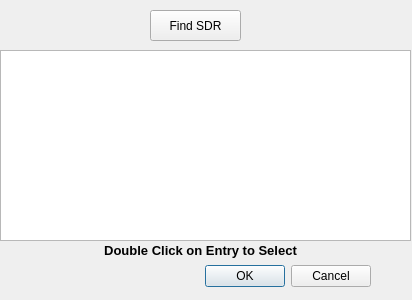
<?xml version="1.0" encoding="UTF-8"?>
<ui version="4.0">
 <class>CSdrDiscoverDlg</class>
 <widget class="QDialog" name="CSdrDiscoverDlg">
  <property name="geometry">
   <rect>
    <x>0</x>
    <y>0</y>
    <width>412</width>
    <height>300</height>
   </rect>
  </property>
  <property name="windowTitle">
   <string>SDR Discover</string>
  </property>
  <widget class="QDialogButtonBox" name="buttonBox">
   <property name="geometry">
    <rect>
     <x>30</x>
     <y>260</y>
     <width>341</width>
     <height>32</height>
    </rect>
   </property>
   <property name="orientation">
    <enum>Qt::Horizontal</enum>
   </property>
   <property name="standardButtons">
    <set>QDialogButtonBox::Cancel|QDialogButtonBox::Ok</set>
   </property>
  </widget>
  <widget class="QListWidget" name="listWidget">
   <property name="geometry">
    <rect>
     <x>0</x>
     <y>50</y>
     <width>411</width>
     <height>191</height>
    </rect>
   </property>
   <property name="font">
    <font>
     <family>Sans Serif</family>
     <pointsize>9</pointsize>
     <weight>75</weight>
     <bold>true</bold>
    </font>
   </property>
   <property name="toolTip">
    <string>Double Click on Entry to Select</string>
   </property>
  </widget>
  <widget class="QPushButton" name="pushButtonFind">
   <property name="geometry">
    <rect>
     <x>150</x>
     <y>10</y>
     <width>91</width>
     <height>31</height>
    </rect>
   </property>
   <property name="toolTip">
    <string>Press to Find all SDR's on Network</string>
   </property>
   <property name="text">
    <string>Find SDR</string>
   </property>
  </widget>
  <widget class="QLabel" name="label">
   <property name="geometry">
    <rect>
     <x>20</x>
     <y>240</y>
     <width>361</width>
     <height>20</height>
    </rect>
   </property>
   <property name="font">
    <font>
     <pointsize>10</pointsize>
     <weight>75</weight>
     <bold>true</bold>
     <underline>false</underline>
    </font>
   </property>
   <property name="text">
    <string>Double Click on Entry to Select</string>
   </property>
   <property name="alignment">
    <set>Qt::AlignCenter</set>
   </property>
  </widget>
 </widget>
 <resources/>
 <connections>
  <connection>
   <sender>buttonBox</sender>
   <signal>accepted()</signal>
   <receiver>CSdrDiscoverDlg</receiver>
   <slot>accept()</slot>
   <hints>
    <hint type="sourcelabel">
     <x>248</x>
     <y>254</y>
    </hint>
    <hint type="destinationlabel">
     <x>157</x>
     <y>274</y>
    </hint>
   </hints>
  </connection>
  <connection>
   <sender>buttonBox</sender>
   <signal>rejected()</signal>
   <receiver>CSdrDiscoverDlg</receiver>
   <slot>reject()</slot>
   <hints>
    <hint type="sourcelabel">
     <x>316</x>
     <y>260</y>
    </hint>
    <hint type="destinationlabel">
     <x>286</x>
     <y>274</y>
    </hint>
   </hints>
  </connection>
  <connection>
   <sender>pushButtonFind</sender>
   <signal>clicked()</signal>
   <receiver>CSdrDiscoverDlg</receiver>
   <slot>OnFind()</slot>
   <hints>
    <hint type="sourcelabel">
     <x>171</x>
     <y>21</y>
    </hint>
    <hint type="destinationlabel">
     <x>137</x>
     <y>22</y>
    </hint>
   </hints>
  </connection>
  <connection>
   <sender>listWidget</sender>
   <signal>itemDoubleClicked(QListWidgetItem*)</signal>
   <receiver>CSdrDiscoverDlg</receiver>
   <slot>OnItemDoubleClick(QListWidgetItem*)</slot>
   <hints>
    <hint type="sourcelabel">
     <x>281</x>
     <y>114</y>
    </hint>
    <hint type="destinationlabel">
     <x>282</x>
     <y>27</y>
    </hint>
   </hints>
  </connection>
 </connections>
 <slots>
  <slot>OnFind()</slot>
  <slot>OnItemDoubleClick(QListWidgetItem*)</slot>
 </slots>
</ui>
